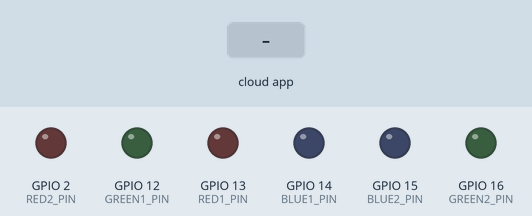
Simulated run of this sketch. Board: ESP8266 (NodeMCU). Shown: output pins drawn as LEDs (lit = HIGH). The inputs (shaded band) are chosen by the test bench. What the sketch prints to the serial monitor is not drawn.

Above: at 2.7 s.
2.8 s: the phone or cloud app sets mp1.flash1 to 1
At 2.95 s:
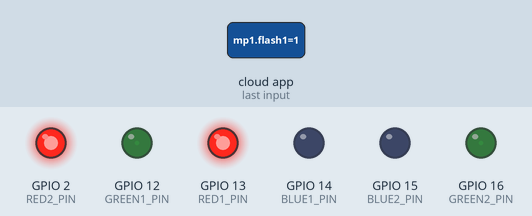
5.8 s: the phone or cloud app sets mp1.color1 to 0
8.8 s: the phone or cloud app sets mp1.color2 to 1
At 8.98 s:
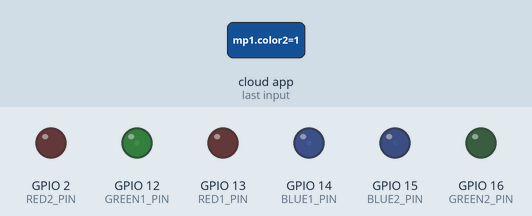
11.8 s: the phone or cloud app sets mp1.color1 to 1
At 13.41 s:
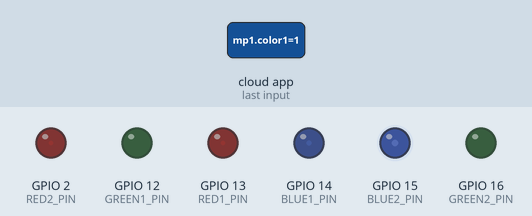
14.8 s: the phone or cloud app sets mp1.flash1 to 1
16.3 s: the phone or cloud app sets mp1.color2 to 0
At 16.52 s:
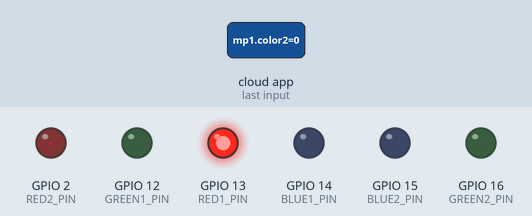
Timing chart, 0 to 24.4 s (numbered marks = the images above; inputs shaded):
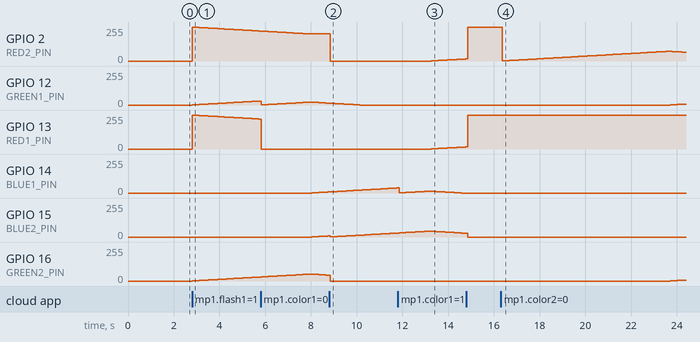

The sketch:

mp1_lights.ino
```cpp
#include "config.h"
#include <ESP8266WiFi.h>

#define RED1_PIN   13
#define GREEN1_PIN 12
#define BLUE1_PIN  14

#define RED2_PIN   2
#define GREEN2_PIN 16
#define BLUE2_PIN  15

static int maxBrightness=254;

int strip1Red = 0;
int strip1Green = 0;
int strip1Blue = 0;

int strip2Red = 0;
int strip2Green = 0;
int strip2Blue = 0;

bool strip1Flashing = false;
int strip1fadeamt = 5;
int colorLoop = 0;
int rgbSelect = 0;

// set up the 'color' feed
AdafruitIO_Feed *color1 = io.feed("mp1.color1");
AdafruitIO_Feed *color2 = io.feed("mp1.color2");
AdafruitIO_Feed *flash1 = io.feed("mp1.flash1");

void setup() {

  // start the serial connection
  Serial.begin(115200);

  // wait for serial monitor to open
  while(! Serial);

  // connect to io.adafruit.com
  Serial.print("Connecting to Adafruit IO");
  io.connect();

  // set up a message handler for the 'color' feed.
  // the handleMessage function (defined below)
  // will be called whenever a message is
  // received from adafruit io.
  color1->onMessage(strip1Color);
  color2->onMessage(strip2Color);
  flash1->onMessage(strip1Flash);

  // wait for a connection
  while(io.status() < AIO_CONNECTED) {
    Serial.print(".");
    delay(500);
  }

  // we are connected
  Serial.println();
  Serial.println(io.statusText());

  // set analogWrite range for ESP8266
  #ifdef ESP8266
    analogWriteRange(255);
  #endif

}

void loop() {

  // io.run(); is required for all sketches.
  // it should always be present at the top of your loop
  // function. it keeps the client connected to
  // io.adafruit.com, and processes any incoming data.
  io.run();

  if (strip1Flashing) {
     //loop through color values
     if (colorLoop>255) {
      //swap colors to increment
      rgbSelect ++;
      if (rgbSelect>3) { rgbSelect = 0; }
      colorLoop = 0;
     }
     //change color values
     if (rgbSelect == 0) {
      //set red and green
      strip1Red -=1;
      strip2Red -=1;
      strip1Green +=1;
      strip2Green +=1;
     } else if (rgbSelect == 1){
       //set green and blue
       strip1Green -=1;
       strip2Green -=1;
       strip1Blue +=1;
       strip2Blue +=1;
     } else {
       //set blue and red
       strip1Blue -=1;
       strip2Blue -=1;
       strip1Red +=1;
       strip2Red +=1;
     }
     colorLoop+=strip1fadeamt;
  }
  setColour1(strip1Red, strip1Green, strip1Blue);
  setColour2(strip2Red, strip2Green, strip2Blue);
}

// this function is called whenever a 'color' message
// is received from Adafruit IO. it was attached to
// the color feed in the setup() function above.
void strip1Color(AdafruitIO_Data *data) {

  // print RGB values and hex value
  Serial.println("Received:");
  Serial.print("  - R: ");
  Serial.println(data->toRed());
  Serial.print("  - G: ");
  Serial.println(data->toGreen());
  Serial.print("  - B: ");
  Serial.println(data->toBlue());
  Serial.print("  - HEX: ");
  Serial.println(data->value());

  strip1Red   = data->toRed();
  strip1Green = data->toGreen();
  strip1Blue  = data->toBlue();
}

void strip2Color(AdafruitIO_Data *data) {

  // print RGB values and hex value
  Serial.println("Received:");
  Serial.print("  - R: ");
  Serial.println(data->toRed());
  Serial.print("  - G: ");
  Serial.println(data->toGreen());
  Serial.print("  - B: ");
  Serial.println(data->toBlue());
  Serial.print("  - HEX: ");
  Serial.println(data->value());

  strip2Red   = data->toRed();
  strip2Green = data->toGreen();
  strip2Blue  = data->toBlue();
}

void strip1Flash(AdafruitIO_Data *data) {
  Serial.print("Recieved:");
  Serial.println(data->value());

  if (data->toPinLevel()==HIGH) {
    strip1Red = 255;
    strip2Red = 255;
    strip1Green = 0;
    strip2Green = 0;
    strip1Blue = 0;
    strip2Blue = 0;
    strip1Flashing = true;
    Serial.println("Strip1 flash");
  } else {
    strip1Flashing = false;
    Serial.println("Strip1 stop flash");
  }
}

void setColour1(unsigned int red, unsigned int green, unsigned int blue) {
  analogWrite(RED1_PIN, red);
  analogWrite(GREEN1_PIN, green);
  analogWrite(BLUE1_PIN, blue);
 }

void setColour2(unsigned int red, unsigned int green, unsigned int blue) {
  analogWrite(RED2_PIN, red);
  analogWrite(GREEN2_PIN, green);
  analogWrite(BLUE2_PIN, blue);
 }
```

config.h
```cpp
/************************ Adafruit IO Config *******************************/

// visit io.adafruit.com if you need to create an account,
// or if you need your Adafruit IO key.
#define IO_USERNAME    "alliefm"
#define IO_KEY         "ba72b58bb8ef4eada1ec5cc7dc3bc95f"

/******************************* WIFI **************************************/

// the AdafruitIO_WiFi client will work with the following boards:
//   - HUZZAH ESP8266 Breakout -> https://www.adafruit.com/products/2471
//   - Feather HUZZAH ESP8266 -> https://www.adafruit.com/products/2821
//   - Feather M0 WiFi -> https://www.adafruit.com/products/3010
//   - Feather WICED -> https://www.adafruit.com/products/3056

#define WIFI_SSID       "GoogleGuest-Legacy"
#define WIFI_PASS       ""

// comment out the following two lines if you are using fona or ethernet
#include "AdafruitIO_WiFi.h"
AdafruitIO_WiFi io(IO_USERNAME, IO_KEY, WIFI_SSID, WIFI_PASS);


/******************************* FONA **************************************/

// the AdafruitIO_FONA client will work with the following boards:
//   - Feather 32u4 FONA -> https://www.adafruit.com/product/3027

// uncomment the following two lines for 32u4 FONA,
// and comment out the AdafruitIO_WiFi client in the WIFI section
// #include "AdafruitIO_FONA.h"
// AdafruitIO_FONA io(IO_USERNAME, IO_KEY);


/**************************** ETHERNET ************************************/

// the AdafruitIO_Ethernet client will work with the following boards:
//   - Ethernet FeatherWing -> https://www.adafruit.com/products/3201

// uncomment the following two lines for ethernet,
// and comment out the AdafruitIO_WiFi client in the WIFI section
// #include "AdafruitIO_Ethernet.h"
// AdafruitIO_Ethernet io(IO_USERNAME, IO_KEY);
```

Measured:
- after the input at 2.8 s, GPIO 2 (RED2_PIN), GPIO 13 (RED1_PIN): 0/255 → 254/255 at once, → 253/255 0.10 s later, → 252/255 0.10 s later, → 251/255 0.10 s later, … (30 changes in this stretch); GPIO 12 (GREEN1_PIN), GPIO 16 (GREEN2_PIN): moves from 0/255 to 30/255 over 2.9 s, starting at once
- after the input at 8.8 s, GPIO 2 (RED2_PIN): 203/255 → 0/255 at once
- after the input at 11.8 s, GPIO 13 (RED1_PIN): moves from 0/255 to 16/255 over 1.5 s, starting after 1.5 s
- after the input at 16.3 s, GPIO 2 (RED2_PIN): 255/255 → 1/255 after 0.07 s, → 2/255 0.10 s later, → 3/255 0.10 s later, → 4/255 0.10 s later, … (80 changes in this stretch)
- by itself, GPIO 15 (BLUE2_PIN): rises from 30/255 to 44/255 in 1.3 s, then falls to 28/255 in 1.6 s
